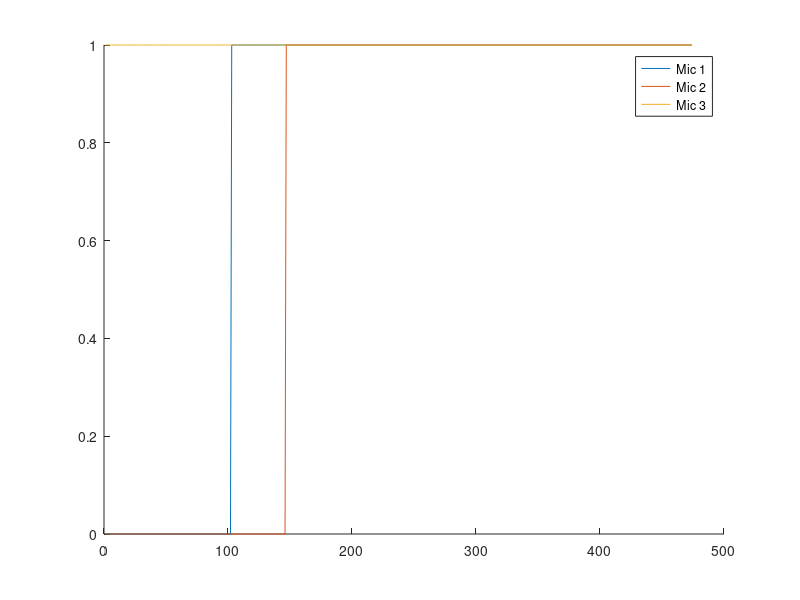

Source code (MATLAB):
clearvars;
close all;
clc;

% load in microphone data
load data1.mat

% set the mic that hit first to be ones for the entire row
hitFirst = 3;
data(:,hitFirst) = ones(size(data,1),1);

% plot data
figure(1); hold on;
plot(data(:,1));
plot(data(:,2));
plot(data(:,3));
legend('Mic 1', 'Mic 2', 'Mic 3');


% find times in seconds from sample number
tSamp = 7.55e-6;
t1 = (find(data(:,1),1)-1)*tSamp;
t2 = (find(data(:,2),1)-1)*tSamp;
t3 = (find(data(:,3),1)-1)*tSamp;